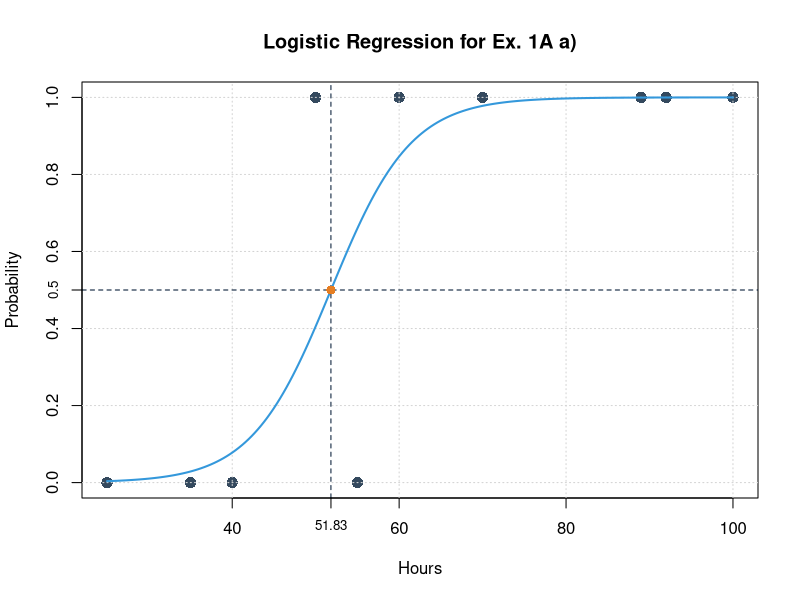

This chart was generated by the following R code:
setwd("C:\\Users\\rysio\\Desktop\\Informatyka\\R\\DataMining\\Project\\Plots")
# subpoint a)
# --------- Defining data --------------
# x <-> Hours and y <-> Results
x <- c(25, 35, 40, 50, 55, 60, 70, 89, 92, 100)
y <- c(0, 0, 0, 1, 0, 1, 1, 1, 1, 1)

# Defining colors
# --- series 1 ---
col_points <- "#34495E"      # charcoal
col_curve <- "#3498DB"       # light blue
col_threshold <- "#E67E22"   # warm orange
col_grid_05 <- "#001733"     # black with blue accent

# Number of elements
n <- 200

# ---------- Regression ----------------
# Fit logistic regression model
m <- glm(y ~ x, family = binomial)

# Print to summerize model
print(summary(m))
print(exp(coef(m)))

# Create dense x sequence for smooth curve
x_seq <- seq(min(x), max(x), length.out = n)

# Predict probabilities directly
P_smooth <- predict(m, newdata = data.frame(x = x_seq), type = "response")

png('../Plots/plot1Aa.png', width = 1500, height = 1500, res = 150, type = "cairo", bg="white")
# ---------- Plot -------------------
plot(x, y, pch = 16, cex = 1.5, col = col_points,
     xlab = "Hours", ylab = "Probability",
     main = "Logistic Regression for Ex. 1A a)",
     ylim = c(0, 1),
     xlim = c(min(x), max(x)))
grid()

# Coef to extract model coeficients
coefs <- coef(m)

# Calc for x for y = 0.5
x_05 <- -coefs[1] / coefs[2]

lines(x_seq, P_smooth, col = col_curve, lwd = 2)
# Y axis
abline(h = 0.5, col=col_grid_05, lwd = 1, lty = 2)
axis(2, at = 0.5, cex.axis = 0.8)
# X axis
abline(v = x_05, col=col_grid_05, lwd = 1, lty = 2)
axis(1, at = round(x_05, digits = 2), cex.axis = 0.8, padj = -0.4)

points(x_05, 0.5, pch = 16, cex = 1.2, col = col_threshold)
dev.off()
